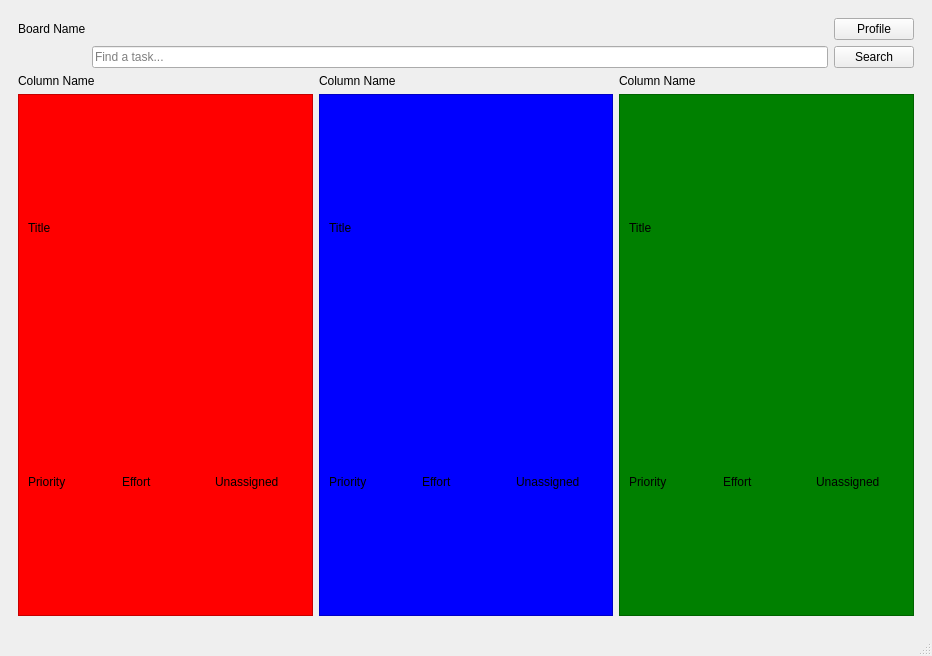
<?xml version="1.0" encoding="UTF-8"?>
<ui version="4.0">
 <class>Dashboard</class>
 <widget class="QMainWindow" name="Dashboard">
  <property name="geometry">
   <rect>
    <x>0</x>
    <y>0</y>
    <width>932</width>
    <height>656</height>
   </rect>
  </property>
  <property name="minimumSize">
   <size>
    <width>800</width>
    <height>600</height>
   </size>
  </property>
  <property name="windowTitle">
   <string>MainWindow</string>
  </property>
  <widget class="QWidget" name="centralwidget">
   <layout class="QVBoxLayout" name="verticalLayout">
    <item>
     <widget class="QStackedWidget" name="stackedWidget">
      <widget class="QWidget" name="page">
       <layout class="QVBoxLayout" name="verticalLayout_2">
        <item>
         <layout class="QGridLayout" name="BoardHeader">
          <item row="0" column="0">
           <widget class="QLabel" name="BoardTitle">
            <property name="sizePolicy">
             <sizepolicy hsizetype="Preferred" vsizetype="Fixed">
              <horstretch>0</horstretch>
              <verstretch>0</verstretch>
             </sizepolicy>
            </property>
            <property name="text">
             <string>Board Name</string>
            </property>
           </widget>
          </item>
          <item row="1" column="1">
           <widget class="QLineEdit" name="SearchBar">
            <property name="placeholderText">
             <string>Find a task...</string>
            </property>
           </widget>
          </item>
          <item row="1" column="2">
           <widget class="QPushButton" name="SearchBtn">
            <property name="text">
             <string>Search</string>
            </property>
           </widget>
          </item>
          <item row="0" column="2">
           <widget class="QPushButton" name="ProfileBtn">
            <property name="text">
             <string>Profile</string>
            </property>
           </widget>
          </item>
         </layout>
        </item>
        <item>
         <layout class="QGridLayout" name="BoardColumns">
          <item row="1" column="0">
           <layout class="QVBoxLayout" name="Col1">
            <item>
             <widget class="QLabel" name="Col1Name">
              <property name="sizePolicy">
               <sizepolicy hsizetype="Preferred" vsizetype="Fixed">
                <horstretch>0</horstretch>
                <verstretch>0</verstretch>
               </sizepolicy>
              </property>
              <property name="text">
               <string>Column Name</string>
              </property>
              <property name="alignment">
               <set>Qt::AlignLeading|Qt::AlignLeft|Qt::AlignTop</set>
              </property>
             </widget>
            </item>
            <item>
             <widget class="QFrame" name="Task">
              <property name="styleSheet">
               <string notr="true">QFrame{
background-color: red;
}</string>
              </property>
              <property name="frameShape">
               <enum>QFrame::StyledPanel</enum>
              </property>
              <property name="frameShadow">
               <enum>QFrame::Raised</enum>
              </property>
              <layout class="QVBoxLayout" name="verticalLayout_3">
               <item>
                <layout class="QGridLayout" name="gridLayout">
                 <item row="1" column="0">
                  <widget class="QLabel" name="TaskPriority">
                   <property name="text">
                    <string>Priority</string>
                   </property>
                  </widget>
                 </item>
                 <item row="1" column="1">
                  <widget class="QLabel" name="TaskEffort">
                   <property name="text">
                    <string>Effort</string>
                   </property>
                  </widget>
                 </item>
                 <item row="1" column="2">
                  <widget class="QLabel" name="TaskAssignee">
                   <property name="text">
                    <string>Unassigned</string>
                   </property>
                  </widget>
                 </item>
                 <item row="0" column="0" colspan="3">
                  <widget class="QLabel" name="TaskTitle">
                   <property name="text">
                    <string>Title</string>
                   </property>
                  </widget>
                 </item>
                </layout>
               </item>
              </layout>
             </widget>
            </item>
           </layout>
          </item>
          <item row="1" column="2">
           <layout class="QVBoxLayout" name="Col3">
            <item>
             <widget class="QLabel" name="Col3Name">
              <property name="sizePolicy">
               <sizepolicy hsizetype="Preferred" vsizetype="Fixed">
                <horstretch>0</horstretch>
                <verstretch>0</verstretch>
               </sizepolicy>
              </property>
              <property name="text">
               <string>Column Name</string>
              </property>
             </widget>
            </item>
            <item>
             <widget class="QFrame" name="frame_2">
              <property name="styleSheet">
               <string notr="true">QFrame{
background-color: green;
}</string>
              </property>
              <property name="frameShape">
               <enum>QFrame::StyledPanel</enum>
              </property>
              <property name="frameShadow">
               <enum>QFrame::Raised</enum>
              </property>
              <layout class="QVBoxLayout" name="verticalLayout_5">
               <item>
                <layout class="QGridLayout" name="gridLayout_3">
                 <item row="2" column="2">
                  <widget class="QLabel" name="TaskAssignee_3">
                   <property name="text">
                    <string>Unassigned</string>
                   </property>
                  </widget>
                 </item>
                 <item row="2" column="0">
                  <widget class="QLabel" name="TaskPriority_3">
                   <property name="text">
                    <string>Priority</string>
                   </property>
                  </widget>
                 </item>
                 <item row="2" column="1">
                  <widget class="QLabel" name="TaskEffort_3">
                   <property name="text">
                    <string>Effort</string>
                   </property>
                  </widget>
                 </item>
                 <item row="0" column="0" colspan="3">
                  <widget class="QLabel" name="TaskTitle_3">
                   <property name="text">
                    <string>Title</string>
                   </property>
                  </widget>
                 </item>
                </layout>
               </item>
              </layout>
             </widget>
            </item>
           </layout>
          </item>
          <item row="1" column="1">
           <layout class="QVBoxLayout" name="Col2">
            <item>
             <widget class="QLabel" name="Col2Name">
              <property name="sizePolicy">
               <sizepolicy hsizetype="Preferred" vsizetype="Fixed">
                <horstretch>0</horstretch>
                <verstretch>0</verstretch>
               </sizepolicy>
              </property>
              <property name="text">
               <string>Column Name</string>
              </property>
             </widget>
            </item>
            <item>
             <widget class="QFrame" name="frame">
              <property name="styleSheet">
               <string notr="true">QFrame{
background-color: blue;
}</string>
              </property>
              <property name="frameShape">
               <enum>QFrame::StyledPanel</enum>
              </property>
              <property name="frameShadow">
               <enum>QFrame::Raised</enum>
              </property>
              <layout class="QVBoxLayout" name="verticalLayout_4">
               <item>
                <layout class="QGridLayout" name="gridLayout_2">
                 <item row="1" column="0">
                  <widget class="QLabel" name="TaskPriority_2">
                   <property name="text">
                    <string>Priority</string>
                   </property>
                  </widget>
                 </item>
                 <item row="1" column="1">
                  <widget class="QLabel" name="TaskEffort_2">
                   <property name="text">
                    <string>Effort</string>
                   </property>
                  </widget>
                 </item>
                 <item row="1" column="2">
                  <widget class="QLabel" name="TaskAssignee_2">
                   <property name="text">
                    <string>Unassigned</string>
                   </property>
                  </widget>
                 </item>
                 <item row="0" column="0" colspan="3">
                  <widget class="QLabel" name="TaskTitle_2">
                   <property name="text">
                    <string>Title</string>
                   </property>
                  </widget>
                 </item>
                </layout>
               </item>
              </layout>
             </widget>
            </item>
           </layout>
          </item>
         </layout>
        </item>
       </layout>
      </widget>
      <widget class="QWidget" name="page_2"/>
     </widget>
    </item>
   </layout>
  </widget>
  <widget class="QMenuBar" name="menubar">
   <property name="geometry">
    <rect>
     <x>0</x>
     <y>0</y>
     <width>932</width>
     <height>21</height>
    </rect>
   </property>
  </widget>
  <widget class="QStatusBar" name="statusbar"/>
 </widget>
 <resources/>
 <connections/>
</ui>
